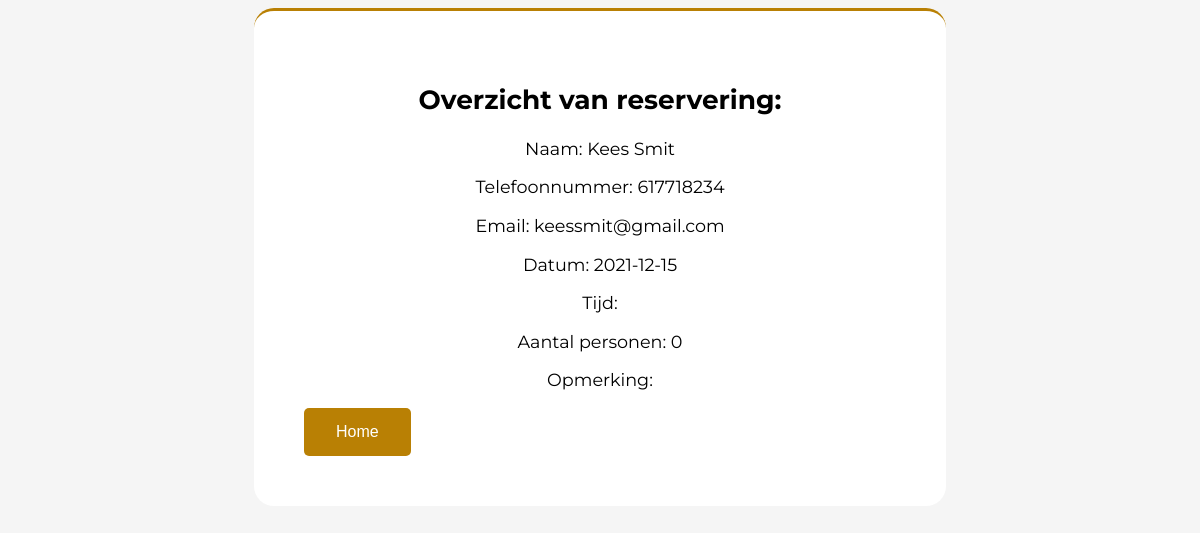
Screenshot of /view.php?id=2 with the database file from the repository.
### tables this page shows
CREATE TABLE `reservations` (
  `id` int(11) NOT NULL,
  `first_name` varchar(30) NOT NULL,
  `last_name` varchar(50) NOT NULL,
  `phone_number` int(10) NOT NULL,
  `mail` varchar(75) NOT NULL,
  `date` date NOT NULL,
  `reservation_time` text NOT NULL,
  `comment` text NOT NULL,
  `total_guests` int(11) NOT NULL
);

### view.php (the view, shortened to what this page needs)
<?php
require_once "includes/database.php";
$reservationId = mysqli_escape_string($db, $_GET['id']);
$query = "SELECT * FROM reservations WHERE id = '$reservationId'";
$result = mysqli_query($db, $query)
or die ('Error: ' . $query);
$reservation = mysqli_fetch_assoc($result);
$firstname = $reservation['first_name'];
$lastname = $reservation['last_name'];
$phonenumber = $reservation['phone_number'];
$mail = $reservation['mail'];
$date = $reservation['date'];
$reservation_time = $reservation['reservation_time'];
$guests = $reservation['total_guests'];
$comment = $reservation['comment'];
?>
<!DOCTYPE html>
<html>
<head>
    <link rel="stylesheet" type="text/css" href="css/styles.css"/>
</head>
<body>
<section id="overview">
    <h2>Overzicht van reservering:</h2>
    <p>Naam: <?= $firstname . ' ' . $lastname ?></p>
    <p>Telefoonnummer: <?= $phonenumber ?></p>
    <p>Email: <?= $mail ?></p>
    <p>Datum: <?= $date ?></p>
    <p>Tijd: <?= $reservation_time ?></p>
    <p>Aantal personen: <?= $guests ?></p>
    <p>Opmerking: <?= $comment ?></p>
    <button id="reservation_button"><a href="index.php">Home</a></button>
</section>
</body>
</html>

### css/styles.css (style rules this page uses)
html { scroll-behavior: smooth; }
section#overview { padding: 50px; text-align: center; width: 50%; margin: auto; }
body { background-color: rgb(245, 245, 245); }
section { background-color: rgb(255, 255, 255); padding: 20px; margin: 20px auto; color: black; font-size: 1.1em; max-width: 75%; font-family: 'Montserrat', sans-serif; border-radius: 20px; border-top: 3px solid #B98004; }
button#reservation_button { background-color: #B98004; border: none; color: white; padding: 15px 32px; text-align: center; text-decoration: none; display: inline-block; font-size: 16px; border-radius: 5px; display: block; margin-left: 0; margin-right: auto; }
button a { color: white; text-decoration: none; }

### rows the page displays
reservations: first_name "Kees", last_name "Smit", phone_number "617718234", mail "keessmit@gmail.com", date "2021-12-15", total_guests "0"
